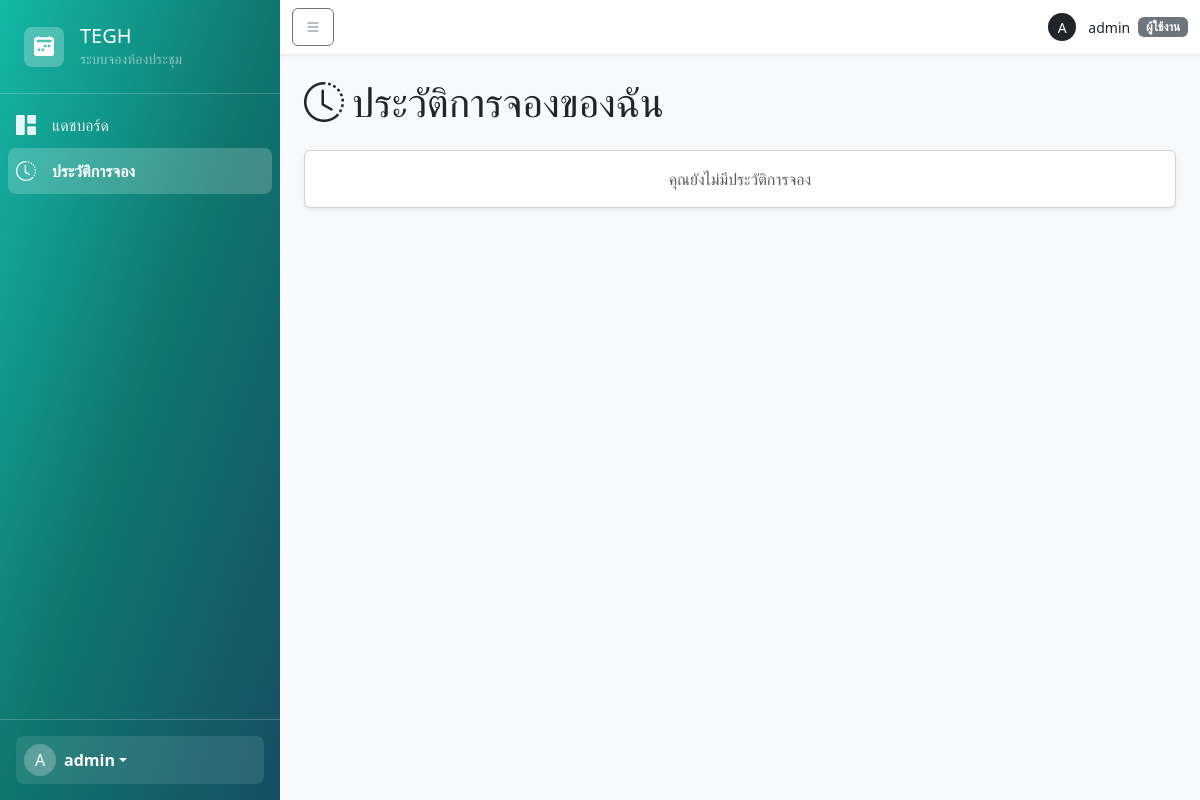
Before: /history/ (signed in) with the older database file.
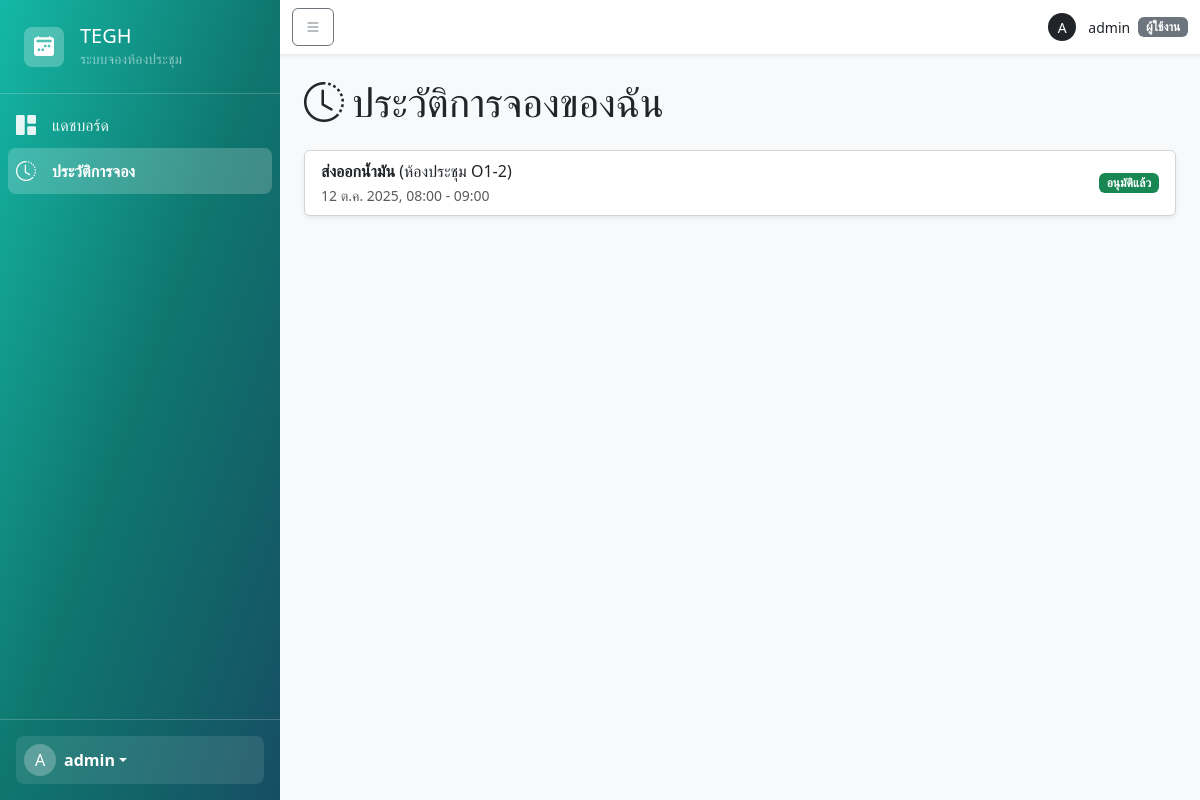
After: the same page with the newer database file.
### booking/models.py (models this page shows, shortened)
class Booking(models.Model):
    STATUS_CHOICES = [('PENDING', 'รออนุมัติ'), ('APPROVED', 'อนุมัติแล้ว'), ('REJECTED', 'ถูกปฏิเสธ')]
    room = models.ForeignKey(Room, on_delete=models.CASCADE, related_name='bookings', verbose_name="ห้องประชุม")
    booked_by = models.ForeignKey(User, on_delete=models.CASCADE, verbose_name="ผู้ขอใช้")
    title = models.CharField(max_length=255, verbose_name="วาระการประชุม")
    start_time = models.DateTimeField(verbose_name="เวลาเริ่มต้น")
    end_time = models.DateTimeField(verbose_name="เวลาสิ้นสุด")
    chairman = models.CharField(max_length=255, blank=True, verbose_name="ประธานการประชุม")
    participant_count = models.PositiveIntegerField(default=1, verbose_name="จำนวนผู้เข้าร่วม")
    department = models.CharField(max_length=255, blank=True, verbose_name="แผนก")
    requester_phone = models.CharField(max_length=20, blank=True, verbose_name="เบอร์โทรติดต่อ")
    equipment_needed = models.ManyToManyField(Equipment, blank=True, verbose_name="อุปกรณ์ที่ต้องใช้")
    additional_notes = models.TextField(blank=True, verbose_name="เพิ่มเติม")
    status = models.CharField(max_length=10, choices=STATUS_CHOICES, default='PENDING', verbose_name="สถานะ")
    created_at = models.DateTimeField(auto_now_add=True)
    class Meta: ordering = ['-start_time']

class Room(models.Model):
    name = models.CharField(max_length=100, unique=True, verbose_name="ชื่อห้องประชุม")
    location = models.CharField(max_length=255, blank=True, verbose_name="อาคาร / สถานที่")
    capacity = models.PositiveIntegerField(verbose_name="ความจุ (คน)")
    equipment_in_room = models.TextField(blank=True, verbose_name="อุปกรณ์ที่พร้อมใช้งาน")

### booking/views.py (the view)
# urls.py: path('history/', views.history_view, name='history'),
@login_required
def history_view(request):
    my_bookings = Booking.objects.filter(booked_by=request.user)
    context = {'my_bookings': my_bookings}
    return render(request, 'pages/history.html', context)

### templates/pages/history.html (shortened to what this page needs)
{% extends 'base.html' %}
{% block content %}
<h1 class="mb-4"><i class="bi bi-clock-history me-2"></i>ประวัติการจองของฉัน</h1>
<div class="card shadow-sm">
    {% if my_bookings %}
    <ul class="list-group list-group-flush">
        {% for booking in my_bookings %}
        <li class="list-group-item d-flex justify-content-between align-items-center">
            <div><strong>{{ booking.title }}</strong> ({{ booking.room.name }})<br><small class="text-muted">{{ booking.start_time|date:"d M Y, H:i" }} - {{ booking.end_time|date:"H:i" }}</small></div>
            <span class="badge {% if booking.status == 'APPROVED' %}bg-success{% elif booking.status == 'PENDING' %}bg-warning text-dark{% else %}bg-danger{% endif %}">{{ booking.get_status_display }}</span>
        </li>
        {% endfor %}
    </ul>
    {% else %}<div class="card-body"><p class="text-muted text-center mb-0">คุณยังไม่มีประวัติการจอง</p></div>{% endif %}
</div>
{% endblock %}

### templates/base.html (shortened to what this page needs)
<!DOCTYPE html>
<html lang="th">
<head>
    <link href="https://cdn.jsdelivr.net/npm/bootstrap@5.3.3/dist/css/bootstrap.min.css" rel="stylesheet">
    <link rel="stylesheet" href="https://cdn.jsdelivr.net/npm/bootstrap-icons@1.11.3/font/bootstrap-icons.min.css">
</head>
<body>
    <div class="d-flex" style="min-height: 100vh;">
        <nav id="sidebar" class="d-flex flex-column">
            <div class="sidebar-header p-4 border-bottom">
                <a href="{% url 'dashboard' %}" class="d-flex align-items-center gap-3 text-decoration-none">
                    <div class="d-flex align-items-center justify-content-center bg-white bg-opacity-25 rounded-3" style="width: 40px; height: 40px;"><i class="bi bi-calendar2-week-fill fs-5 text-white"></i></div>
                    <div><h2 class="h5 text-white mb-0">TEGH</h2><p class="small text-white-50 mb-0">ระบบจองห้องประชุม</p></div>
                </a>
            </div>
            <div class="flex-grow-1 p-2">
                {% for item in menu_items %}{% if item.show %}
                <a href="{% url item.url_name %}" class="sidebar-menu-button d-flex align-items-center gap-3 p-2 rounded-3 text-decoration-none {% if item.active %}active{% endif %}"><i class="{{ item.icon }} fs-5"></i><span>{{ item.label }}</span></a>
                {% endif %}{% endfor %}
            </div>
            <div class="sidebar-footer p-3 border-top"><div class="dropdown">
                <a href="#" class="d-flex align-items-center text-white text-decoration-none dropdown-toggle p-2 rounded-3" data-bs-toggle="dropdown" style="background-color: rgba(255,255,255,0.1);">
                    <div class="avatar-fallback rounded-circle bg-white bg-opacity-25 me-2" style="width: 32px; height: 32px;">{{ user.username.0|upper }}</div>
                    <div class="text-start"><strong class="d-block">{{ user.first_name|default:user.username }}</strong></div>
                </a>
            </div></div>
        </nav>
        <div class="main-content w-100">
            <header class="navbar navbar-light bg-white shadow-sm sticky-top"><div class="container-fluid">
                <button id="sidebar-toggle" class="btn btn-outline-secondary"><i class="bi bi-list"></i></button>
                <div class="d-flex align-items-center gap-2 ms-auto">
                    <div class="avatar-fallback rounded-circle bg-dark text-white me-1 small" style="width: 28px; height: 28px;">{{ user.username.0|upper }}</div>
                    <span class="small d-none d-sm-inline">{{ user.first_name|default:user.username }}</span>
                    <span class="badge {{ role_badge.class }}">{{ role_badge.label }}</span>
                </div>
            </div></header>
            <main class="p-4">
                {% block content %}{% endblock %}
            </main>
        </div>
    </div>
</body>
</html>

Changed rows visible on the page:
added Booking: title "ส่งออกน้ำมัน", room.name "ห้องประชุม O1-2", start_time "12 ต.ค. 2025, 08:00", end_time "09:00", status "อนุมัติแล้ว"
Other visible differences:
text no longer shown: "คุณยังไม่มีประวัติการจอง"
